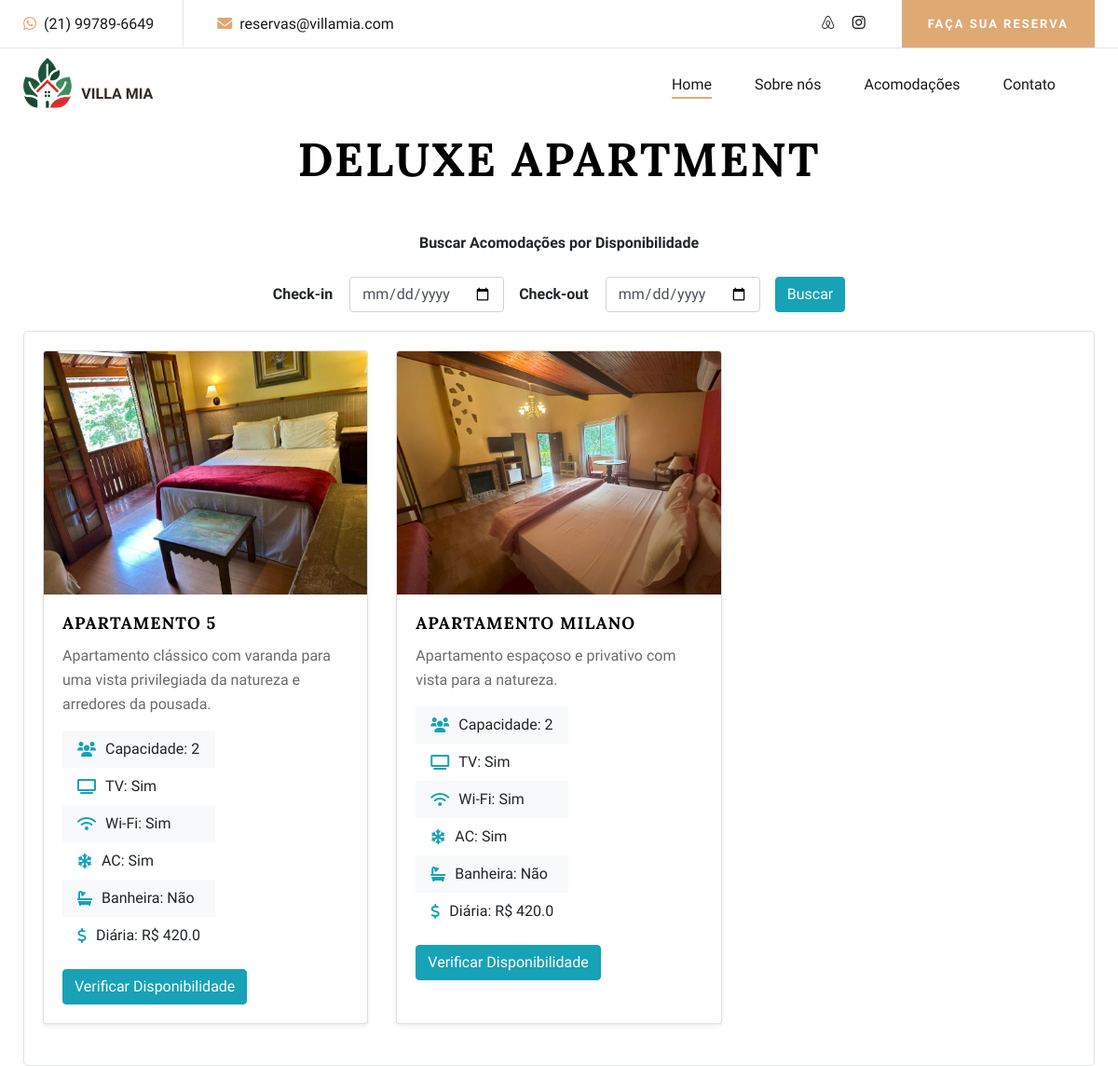
The app's page /category/2/, older data.
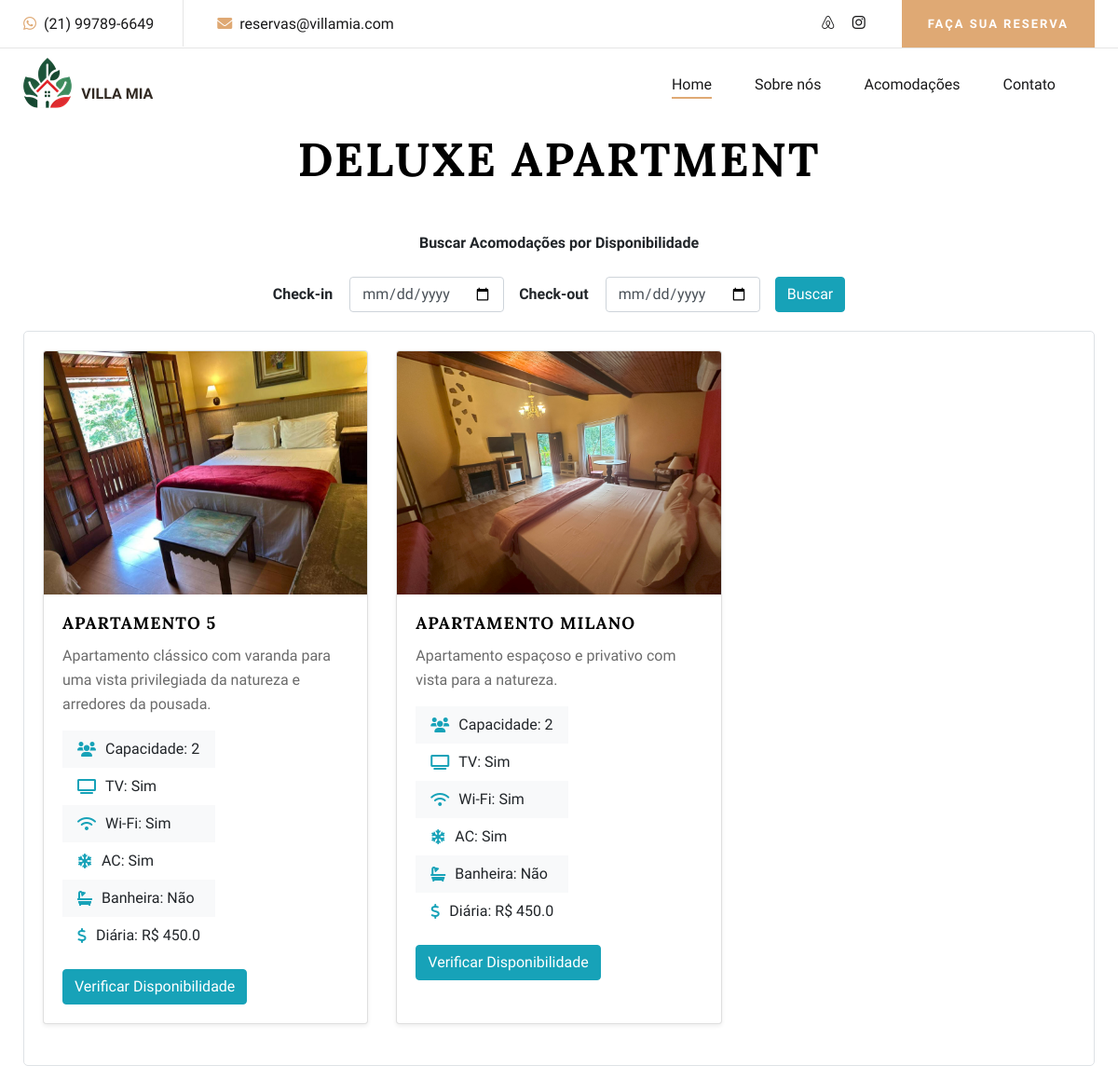
The same page, newer data.
### backend/models.py (models this page shows, shortened)
class Category(models.Model):
    name = models.CharField(max_length=100)

class Room(models.Model):
    title = models.CharField(max_length=200)
    description = models.CharField(max_length=600)
    image = models.ImageField(upload_to='room_images/', blank=True, null=True)  # Main image
    capacity = models.IntegerField()
    ac = models.BooleanField(default=False)
    tv = models.BooleanField(default=True)
    wifi = models.BooleanField(default=True)
    bathtub = models.BooleanField(default=False)
    price = models.FloatField()
    category = models.ForeignKey(Category, on_delete=models.CASCADE, default=1)
    available = models.BooleanField(default=True)

### backend/views.py (the view, shortened to what this page needs)
# urls.py: path('category/<int:category_id>/', views.category_rooms, name='category_rooms'),
def category_rooms(request, category_id):
    category = get_object_or_404(Category, id=category_id)
    rooms = Room.objects.filter(category=category)
    if not request.user.is_staff:
        rooms = rooms.filter(available=True)
    check_in = request.GET.get('check_in')
    check_out = request.GET.get('check_out')
    if check_in and check_out:
        check_in_date = datetime.datetime.strptime(check_in, '%Y-%m-%d').date()
        check_out_date = datetime.datetime.strptime(check_out, '%Y-%m-%d').date()
        rooms = rooms.filter(
            ~Q(booking__check_in__lte=check_out_date, booking__check_out__gte=check_in_date)
        ).distinct()
    if request.method == 'POST':
        form = RoomCategoryForm(request.POST)
        if form.is_valid():
            room_id = request.POST.get('room_id')
            room = Room.objects.get(id=room_id)
            room.category = form.cleaned_data['category']
            room.available = 'available' in request.POST
            room.save()
            return redirect('category_rooms', category_id=category.id)
    else:
        form = RoomCategoryForm()
    return render(request, 'backend/category_rooms.html', {
        'category': category,
        'rooms': rooms,
        'form': form,
        'check_in': check_in,
        'check_out': check_out
    })

### backend/forms.py
class RoomCategoryForm(forms.ModelForm):
    class Meta:
        model = Room
        fields = ['category', 'available']
        widgets = {
            'category': forms.Select(attrs={'class': 'form-control'}),
            'available': forms.CheckboxInput(attrs={'class': 'form-check-input'}),
        }

### backend/templates/backend/category_rooms.html (shortened to what this page needs)
{% extends "backend/layout.html" %}
{% block extra_head %}
<link rel="stylesheet" href="https://cdnjs.cloudflare.com/ajax/libs/font-awesome/6.0.0-beta3/css/all.min.css">
{% endblock %}
{% block body %}
    <h1 class="text-center mb-4 room-title">{{ category.name }}</h1>
    <div class="container mt-5">
        <span class="d-flex justify-content-center" style="font-weight: 700">Buscar Acomodações por Disponibilidade</span><br/>
        <div class="date-picker-container" style="font-weight: 700">
            <form method="get" class="form-inline">
                <div class="form-group">
                    <label for="check_in">Check-in</label>
                    <input type="date" id="check_in" name="check_in" class="form-control ml-2" value="{{ request.GET.check_in }}" required>
                </div>
                <div class="form-group ml-3">
                    <label for="check_out">Check-out</label>
                    <input type="date" id="check_out" name="check_out" class="form-control ml-2" value="{{ request.GET.check_out }}" required>
                </div>
                <button type="submit" class="btn btn-info ml-3 buscar">Buscar</button>
            </form>
        </div>
        <div class="section-divider">
            <div class="row">
                {% if rooms %}
                    {% for room in rooms %}
                        <div class="col-md-4 mb-4">
                            <div class="card h-100 shadow-sm">
                                <img src="{{ room.image.url }}" class="card-img-top" alt="{{ room.title }}">
                                <div class="card-body d-flex flex-column">
                                    <h5 class="card-title card-title">{{ room.title }}</h5>
                                    <p class="card-text">{{ room.description }}</p>
                                    <div class="d-flex justify-content-right">
                                        <ul class="list-group list-group-flush mb-3">
                                            <li class="list-group-item"><i class="fas fa-users"></i>Capacidade: {{ room.capacity }}</li>
                                            <li class="list-group-item"><i class="fas fa-tv"></i>TV: {{ room.tv|yesno:"Sim,Não" }}</li>
                                            <li class="list-group-item"><i class="fas fa-wifi"></i>Wi-Fi: {{ room.wifi|yesno:"Sim,Não" }}</li>
                                            <li class="list-group-item"><i class="fas fa-snowflake"></i>AC: {{ room.ac|yesno:"Sim,Não" }}</li>
                                            <li class="list-group-item"><i class="fas fa-bath"></i>Banheira: {{ room.bathtub|yesno:"Sim,Não" }}</li>
                                            <li class="list-group-item"><i class="fas fa-dollar-sign"></i>Diária: R$ {{ room.price }}</li>
                                        </ul>
                                    </div>
                                    <div class="d-flex justify-content-right">
                                        <a href="{% url 'check_availability' room.id %}" class="btn btn-info mt-auto">Verificar Disponibilidade</a>
                                    </div>
                                </div>
                            </div>
                        </div>
                    {% endfor %}
                {% else %}
                    <p class="text-center">No rooms available in this category.</p>
                {% endif %}
            </div>
        </div>
    </div>
{% endblock %}

### backend/templates/backend/layout.html (shortened to what this page needs)
{% load static %}
<!DOCTYPE html>
<html lang="en">
  <head>
    <link
      rel="stylesheet"
      href="https://cdnjs.cloudflare.com/ajax/libs/font-awesome/5.15.4/css/all.min.css"
    />
    <link rel="stylesheet" href="{% static 'css/mobile.css' %}" />
    <link
      rel="stylesheet"
      href="https://cdn.jsdelivr.net/npm/flatpickr/dist/flatpickr.min.css"
    />
    <link
      rel="stylesheet"
      href="{% static 'css/bootstrap.min.css' %}"
      type="text/css"
    />
    <link
      rel="stylesheet"
      href="{% static 'css/font-awesome.min.css' %}"
      type="text/css"
    />
    <link
      rel="stylesheet"
      href="{% static 'css/elegant-icons.css' %}"
      type="text/css"
    />
    <link
      rel="stylesheet"
      href="{% static 'css/flaticon.css' %}"
      type="text/css"
    />
    <link
      rel="stylesheet"
      href="{% static 'css/owl.carousel.min.css' %}"
      type="text/css"
    />
    <link
      rel="stylesheet"
      href="{% static 'css/nice-select.css' %}"
      type="text/css"
    />
    <link
      rel="stylesheet"
      href="{% static 'css/jquery-ui.min.css' %}"
      type="text/css"
    />
    <link
      rel="stylesheet"
      href="{% static 'css/magnific-popup.css' %}"
      type="text/css"
    />
    <link
      rel="stylesheet"
      href="{% static 'css/slicknav.min.css' %}"
      type="text/css"
    />
    <link
      rel="stylesheet"
      href="{% static 'css/styles.css' %}"
      type="text/css"
    />
    <link
      rel="stylesheet"
      href="{% static 'css/style.css' %}"
      type="text/css"
    />
    {% block extra_head %}{% endblock %}
  </head>
  <body>
    <header class="header-section">
      <div class="top-nav">
        <div class="container">
            <div class="row">
                <div class="col-lg-6">
                    <ul class="tn-left">
                        <li>
                            <i class="fab fa-whatsapp"></i>
                            <a href="https://wa.me/5521997896649" class="plain-link" target="_blank">(21) 99789-6649</a>
                        </li>
                        <li><i class="fa fa-envelope"></i> reservas@villamia.com</li>
                    </ul>
                </div>
                <div class="col-lg-6">
                    <div class="tn-right">
                        <div class="top-social">
                            <a href="https://www.airbnb.com.br/rooms/1129104542810955822?source_impression_id=p3_1722376908_P3mqyyBOas58TPSp"><i class="fab fa-airbnb"></i></a>
                            <a href="#"><i class="fab fa-instagram"></i></a>
                        </div>
                        <a href="{% url 'index' %}#rooms" class="bk-btn">Faça sua Reserva</a>
                    </div>
                </div>
            </div>
        </div>
    </div>
      <div class="menu-item">
        <div class="container">
          <div class="row">
            <div class="col-lg-2">
              <div class="logo">
                <a href="{% url 'index' %}" class="header-logo">
                  <img src="{% static 'img/logo.png' %}" alt="" />
                  <span class="header-logo-text">Villa Mia</span>
                </a>
              </div>
            </div>
            <div class="col-lg-10">
              <div class="nav-menu">
                <nav class="mainmenu">
                  <ul>
                    <li class="active">
                      <a href="{% url 'index' %}#hero" class="plain-link">Home</a>
                    </li>
                    <li><a href="{% url 'index' %}#about" class="plain-link">Sobre nós</a></li>
                    <li>
                      <a href="{% url 'index' %}#rooms" class="plain-link">Acomodações</a>
                    </li>
                    <li><a href="{% url 'index' %}#contact" class="plain-link">Contato</a></li>
                  </ul>
                </nav>
              </div>
            </div>
          </div>
        </div>
      </div>
    </header>
    {% block body %}{% endblock %}
  </body>
</html>

### backend/static/css/mobile.css (style rules this page uses)
body { margin: 0; padding: 0; overflow-x: hidden; }
.container, .container-fluid { padding-left: 15px; padding-right: 15px; }
.row { margin-left: 0; margin-right: 0; }

### backend/static/css/style.css (style rules this page uses)
html, body { height: 100%; font-family: "Cabin", sans-serif; -webkit-font-smoothing: antialiased; font-smoothing: antialiased; }
h1, h2, h3, h4, h5, h6 { margin: 0; color: #111111; font-weight: 400; font-family: "Lora", serif; }
h1 { font-size: 70px; }
h5 { font-size: 18px; }
p { font-size: 16px; font-family: "Cabin", sans-serif; color: #6b6b6b; font-weight: 400; line-height: 26px; margin: 0 0 15px 0; }
img { max-width: 100%; }
ul, ol { padding: 0; margin: 0; }
.header-logo { margin-top: -15px; }
.header-logo-text { position: relative; left: 0.4rem; top: 0.8rem; font-size: 16px; color: #322a23; text-transform: uppercase; font-weight: 700; font-family: "Cabin", sans-serif; margin-bottom: 20px; }
.top-nav { border-bottom: 1px solid #e5e5e5; }
.top-nav .tn-left li { list-style: none; display: inline-block; font-size: 16px; color: #19191a; font-weight: 500; padding: 14px 0 12px; margin-right: 64px; position: relative; }
.top-nav .tn-left li:after { position: absolute; right: -32px; top: 0; width: 1px; height: 100%; background: #e5e5e5; content: ""; }
.top-nav .tn-left li:last-child { margin-right: 0; }
.top-nav .tn-left li:last-child:after { display: none; }
.top-nav .tn-left li i { color: #dfa974; margin-right: 4px; }
.top-nav .tn-right { text-align: right; }
.top-nav .tn-right .top-social { display: inline-block; margin-right: 35px; padding: 13px 0; }
.top-nav .tn-right .top-social a { display: inline-block; font-size: 16px; color: #19191a; margin-left: 15px; }
.top-nav .tn-right .bk-btn { display: inline-block; font-size: 13px; font-weight: 700; padding: 16px 28px 15px; background: #dfa974; color: #ffffff; text-transform: uppercase; letter-spacing: 2px; }
.menu-item { position: relative; z-index: 9; }
.menu-item .logo { padding: 25px 0; }
.menu-item .logo a { display: inline-block; }
.menu-item .nav-menu { text-align: right; }
.menu-item .nav-menu .mainmenu { display: inline-block; }
.menu-item .nav-menu .mainmenu li { list-style: none; display: inline-block; position: relative; z-index: 1; }
.menu-item .nav-menu .mainmenu li.active a:after { opacity: 1; }
.menu-item .nav-menu .mainmenu li a { font-size: 16px; color: #19191a; margin-right: 42px; font-weight: 500; display: inline-block; padding: 27px 0; position: relative; -webkit-transition: all 0.3s; -o-transition: all 0.3s; transition: all 0.3s; }
.menu-item .nav-menu .mainmenu li a:after { position: absolute; left: 0; top: 52px; width: 100%; height: 2px; background: #dfa974; content: ""; opacity: 0; -webkit-transition: all 0.3s; -o-transition: all 0.3s; transition: all 0.3s; }
@media only screen and (min-width: 1200px) { .container { max-width: 1180px; } }

### backend/templates/backend/layout.html (style rules this page uses)
a.plain-link { text-decoration: none; color: inherit; cursor: pointer; }

### backend/templates/backend/category_rooms.html (style rules this page uses)
.room-title { display: flex; justify-content: center; font-size: 50px; color: #000000; font-weight: 700; text-transform: uppercase; letter-spacing: 2px; }
.card-title { color: #000000; font-weight: 700; text-transform: uppercase; letter-spacing: 1px; }
.list-group-item { background-color: transparent; border: none; padding: .5rem 1rem; display: flex; align-items: center; }
.list-group-item:nth-child(odd) { background-color: #f8f9fa; }
.list-group-item i { margin-right: 10px; color: #17a2b8; }
.section-divider { border: 1px solid #dee2e6; padding: 20px; margin-bottom: 20px; border-radius: 5px; }
.date-picker-container { display: flex; justify-content: center; align-items: center; margin-bottom: 20px; }
.form-inline .form-group { display: flex; align-items: center; }
.form-inline .form-group label { margin-right: 10px; }

Row changes from the older to the newer data that the page shows:
changed Room "APARTAMENTO 5": price "420.0" → "450.0"
changed Room "APARTAMENTO MILANO": price "420.0" → "450.0"
